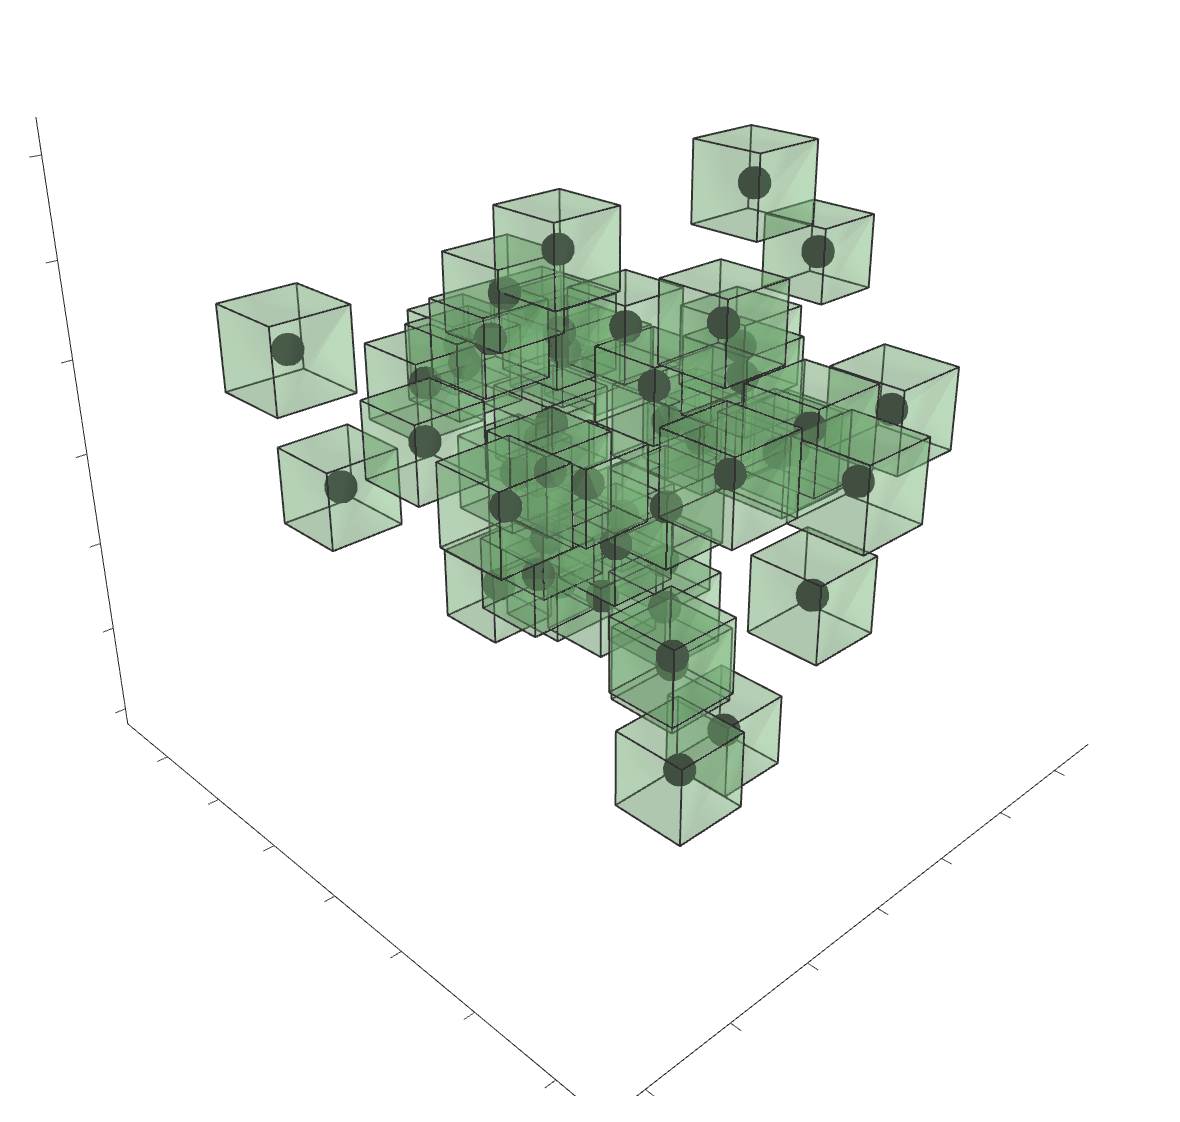

Recreate this plot in Python.
import numpy as np
import plotly.graph_objects as go
np.random.seed(1)

x = np.random.normal(3, .7, 50)
y = np.random.normal(3, .7, 50)
z = np.random.normal(3, .7, 50)


def get_box(xi, yi, zi):
    return go.Mesh3d(
        # 8 vertices of a cube
        x=[xi-e, xi-e, xi+e, xi+e, xi-e, xi-e, xi+e, xi+e],
        y=[yi-e, yi+e, yi+e, yi-e, yi-e, yi+e, yi+e, yi-e],
        z=[zi-e, zi-e, zi-e, zi-e, zi+e, zi+e, zi+e, zi+e],
        color='rgb(120, 184, 120)',
        i=[7, 0, 0, 0, 4, 4, 6, 6, 4, 0, 3, 2],
        j=[3, 4, 1, 2, 5, 6, 5, 2, 0, 1, 6, 3],
        k=[0, 7, 2, 3, 6, 7, 1, 1, 5, 5, 7, 6],
        opacity=0.3,
    )


def get_box_boarder(xi, yi, zi):
    return go.Scatter3d(
        x=[xi-e, xi+e, xi+e, xi-e, xi-e, xi-e, xi+e, xi+e, xi-e, xi-e, xi+e, xi+e, xi+e, xi+e, xi-e, xi-e],
        y=[yi-e, yi-e, yi+e, yi+e, yi-e, yi-e, yi-e, yi+e, yi+e, yi-e, yi-e, yi-e, yi+e, yi+e, yi+e, yi+e],
        z=[zi-e, zi-e, zi-e, zi-e, zi-e, zi+e, zi+e, zi+e, zi+e, zi+e, zi+e, zi-e, zi-e, zi+e, zi+e, zi-e],
        mode='lines',
        line=dict(color='rgb(50, 50, 50)', width=2)
    )


e = 0.2
boxes = [get_box(xi, yi, zi) for xi, yi, zi in zip(x, y, z)]
boarders = [get_box_boarder(xi, yi, zi) for xi, yi, zi in zip(x, y, z)]
scatter = go.Scatter3d(
    x=x, y=y, z=z,
    mode='markers',
    marker=dict(
        size=10,
        color='rgb(50, 50, 50)',
    )
)

fig = go.Figure(data=[scatter, *boxes, *boarders])
fig.update_layout(
    scene=dict(
        xaxis_title="",
        yaxis_title="",
        zaxis_title=""
    ),
    template='simple_white',
    scene_xaxis_showticklabels=False,
    scene_yaxis_showticklabels=False,
    scene_zaxis_showticklabels=False,
)
fig.show()
